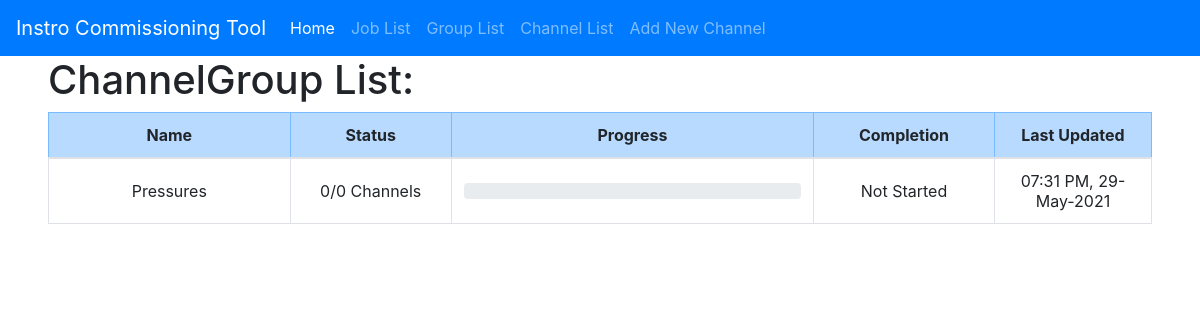
Page /group_list on the committed database.
### app/models.py (models this page shows, shortened)
class ChannelGroup(db.Model):
	id = db.Column(db.Integer, primary_key=True)
	name = db.Column(db.String(32))
	last_updated = db.Column(db.DateTime, default=datetime.utcnow)
	channels = db.relationship('Channel', backref='channel_group', lazy='dynamic')
	job_id = db.Column(db.Integer, db.ForeignKey('job.id'))
	def all_channels(self):
		return Channel.query.filter_by(group_id=self.id).all()
	def num_channels(self):
		return Channel.query.filter_by(group_id=self.id).count()
	def status(self):
		channels = self.all_channels()
		num_passed = 0
		num_failed = 0
		num_untested = 0
		for ch in channels:
			comp = ch.completion()
			if comp == 'Untested' or comp == 'In-Progress': num_untested += 1
			if comp == 'Pass': num_passed += 1
			if comp == 'Fail': num_failed += 1
		result = {'passed': num_passed, 'failed': num_failed, 'untested': num_untested}
		return result
	def progress(self):
		total = self.num_channels()
		if total > 0:
			status = self.status()
			passed = (status['passed'] / total) * 100
			failed = (status['failed'] / total) * 100
			untested = (status['untested'] / total) * 100
		else:
			passed = 0
			failed = 0
			untested = 100
		result = {'passed': passed, 'failed': failed, 'untested': untested}
		return result
	def completion(self):
		total = self.num_channels()
		status = self.status()
		if status['untested'] == total:
			return 'Not Started'
		elif status['passed'] == total:
			return 'Complete'
		else:
			return 'In-Progress'

### app/main/routes.py (the view)
@bp.route('/group_list', methods=['GET', 'POST'])
def group_list():
    group_list = ChannelGroup.query.all()
    return render_template('group_list.html', title='Group List', group_list=group_list)

### app/templates/group_list.html (shortened to what this page needs)
{% extends "base.html" %}
{% block app_content %}
    <div>
        <h1>ChannelGroup List:</h1>
            <table class="table table-hover table-bordered align-middle">
                <thead>
                    <tr class="table-primary text-center align-middle">
                        <th class="align-middle" width="10%">Name</th>
                        <th class="align-middle" width="5%">Status</th>
                        <th class="align-middle" width="15%">Progress</th>
                        <th class="align-middle" width="5%">Completion</th>
                        <th class="align-middle" width="5%">Last Updated</th>
                    </tr>
                </thead>
                <tbody>
                    {% for group in group_list %}
                        {% include '_group.html' %}
                    {% endfor %}
                </tbody>
            </table>
    </div>
{% endblock %}

### app/templates/_group.html (shortened to what this page needs)
{% block app_content %}
<tr class="text-center" id="group-{{ group.id }}">
    {% set progress = group.progress() %}
    {% set status = group.status() %}
    <td class="align-middle">{{ group.name }}</td>
    <td class="align-middle">{{ status['passed'] }}/{{ group.num_channels() }} Channels</td>
    <td class="align-middle">
        <div class="row">
            <div class="col-12">
                <div class="progress">
                </div>
            </div>
        </div>
    </td>
    <td class="align-middle">{{ group.completion() }}</td>
    <td class="align-middle">{{ moment(group.last_updated).format("hh:mm A, DD-MMM-YYYY") }}</td>
</tr>
{% endblock %}

### rows in the picture
ChannelGroup: name "Pressures", passed "0", num_channels "0", completion "Not Started", last_updated "07:31 PM, 29-May-2021"
